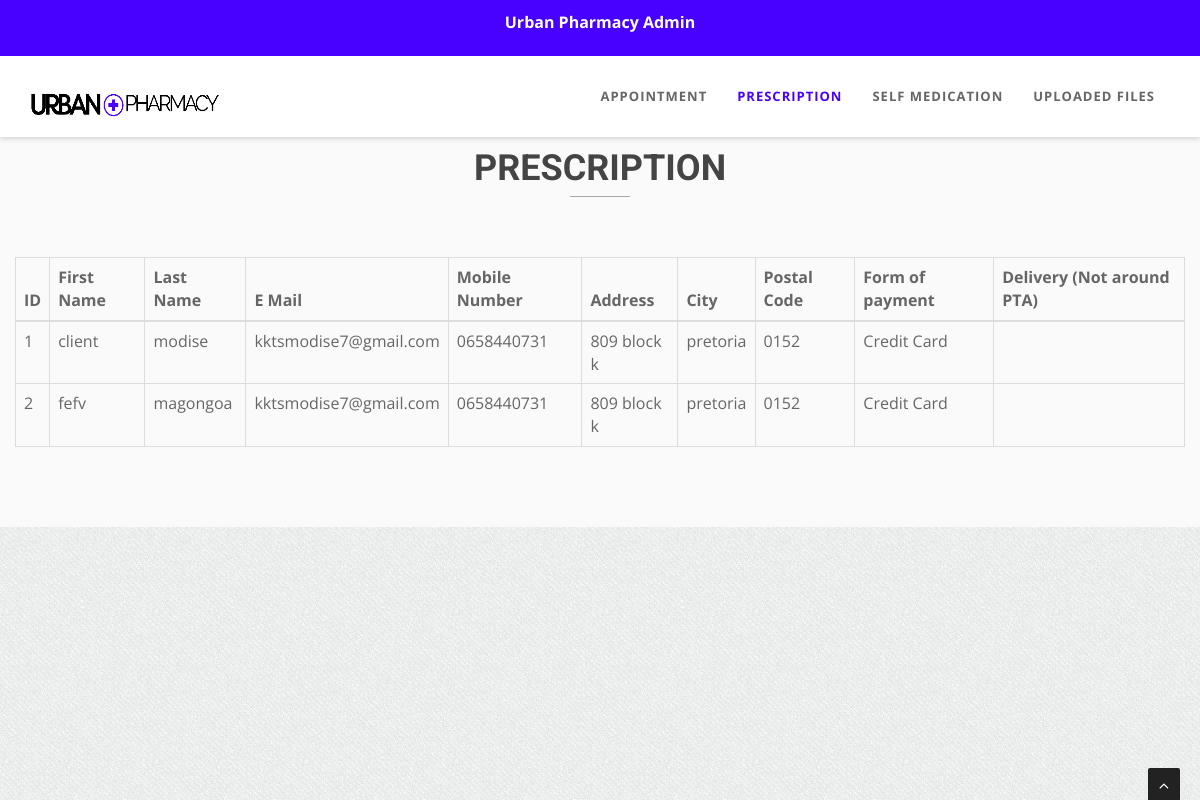
/admin_prescription.php, run on the app's committed database.
### tables this page shows
CREATE TABLE `prescription` (
  `id` int(11) NOT NULL,
  `name` varchar(50) NOT NULL,
  `surname` varchar(50) NOT NULL,
  `email` varchar(50) NOT NULL,
  `phone` varchar(10) NOT NULL,
  `stName_No` varchar(255) NOT NULL,
  `city` varchar(50) NOT NULL,
  `psCode` varchar(4) NOT NULL,
  `formOfPayment` varchar(20) NOT NULL,
  `delivery` varchar(3) NOT NULL
);

### admin_prescription.php (the view, shortened to what this page needs)
<?php
    $host='localhost';
    $username='root';
    $password='';
    $dbname = "test";
    $conn=mysqli_connect($host,$username,$password,"$dbname");
?>
<!DOCTYPE php>
<php lang="en">
<head>
    <link href="css/bootstrap.min.css" rel="stylesheet" type="text/css">
    <link href="font-awesome/css/font-awesome.min.css" rel="stylesheet" type="text/css" />
	<link rel="stylesheet" type="text/css" href="plugins/cubeportfolio/css/cubeportfolio.min.css">
	<link href="css/nivo-lightbox.css" rel="stylesheet" />
	<link href="css/nivo-lightbox-theme/default/default.css" rel="stylesheet" type="text/css" />
	<link href="css/owl.carousel.css" rel="stylesheet" media="screen" />
    <link href="css/owl.theme.css" rel="stylesheet" media="screen" />
	<link href="css/animate.css" rel="stylesheet" />
    <link href="css/style.css" rel="stylesheet">
	<link id="bodybg" href="bodybg/bg1.css" rel="stylesheet" type="text/css" />
	<link id="t-colors" href="color/default.css" rel="stylesheet">
</head>
<body id="page-top" data-spy="scroll" data-target=".navbar-custom">
<div id="wrapper">
    <nav class="navbar navbar-custom navbar-fixed-top" role="navigation">
		<div class="top-area">
			<div class="container">
				<div class="row">
					<div class="col-sm-6 col-md-12">
					<p class="bold text-center">Urban Pharmacy Admin </p>
					</div>
				</div>
			</div>
		</div>
        <div class="container navigation">
            <div class="navbar-header page-scroll">
                <a class="navbar-brand" href="admin_index.php">
                    <img src="logo.png" alt="" width="190" height="55" />
                </a>
            </div>
            <div class="collapse navbar-collapse navbar-right navbar-main-collapse">
			  <ul class="nav navbar-nav">
				<li><a href="admin_index.php">APPOINTMENT</a></li>
				<li class="active"><a href="admin_prescription.php">PRESCRIPTION</a></li>
				<li><a href="admin_self.php">SELF MEDICATION</a></li>
				<li><a href="admin_files.php">UPLOADED FILES</a></li>
			  </ul>
            </div>
        </div>
    </nav>
  <section id="pricing" class="home-section bg-gray paddingbot-60">
    <div class="container marginbot-50">
      <div class="row">
        <div class="col-lg-8 col-lg-offset-2">
          <div class="wow lightSpeedIn" data-wow-delay="0.1s">
          <div class="section-heading text-center">
          <h2 class="h-bold">PRESCRIPTION</h2>
          </div>
          </div>
          <div class="divider-short"></div>
        </div>
      </div>
    </div>
       <div class="container">
      <div class="row">
<div class="card shadow mb-8">
  <div class="card-body">
    <div class="table-responsive">
                    <?php
                    $result = mysqli_query($conn,"SELECT * FROM prescription");
                    ?>
                    <?php
                    if (mysqli_num_rows($result) > 0) {
                    ?>
                    <table class="table table-bordered" id="dataTable" width="100%" cellspacing="100">
							<thead>
							  <tr>
								<th> ID </th>
								<th> First Name </th>
								<th> Last Name </th>
								<th> E Mail </th>
								<th> Mobile Number </th>
								<th> Address </th>
								<th> City </th>
								<th> Postal Code </th>
								<th> Form of payment </th>
								<th> Delivery (Not around PTA) </th>
							  </tr>
							</thead>
                    <?php
                    while($row = mysqli_fetch_array($result)) {
                    ?>
                    <tr>
                        <td><?php echo $row["id"]; ?></td>
                        <td><?php echo $row["name"]; ?></td>
                        <td><?php echo $row["surname"]; ?></td>
						<td><?php echo $row["email"]; ?></td>
						<td><?php echo $row["phone"]; ?></td>
						<td><?php echo $row["stName_No"]; ?></td>
						<td><?php echo $row["city"]; ?></td>
						<td><?php echo $row["psCode"]; ?></td>
						<td><?php echo $row["formOfPayment"]; ?></td>
						<td><?php echo $row["Delivery (Not around PTA)"]; ?></td>
                    </tr>
                    <?php
                    }
                    ?>
                    </table>
                     <?php
                    }
                    else{
                        echo "No result found!";
                    }
                    ?>
    </div>
  </div>
</div>
      </div>
            </div>
  </section>
<a href="admin_prescription.php" class="scrollup"><i class="fa fa-angle-up active"></i></a>
</body>
</php>

### css/style.css (style rules this page uses)
body { width: 100%; height: 100%; font-family: 'Open Sans', sans-serif; font-weight: 300; color: #666; background-color: #ddd; font-size: 16px; line-height: 1.6em; }
h2 { font-size: 36px; }
h1, h2, h3, h4, h5, h6 { margin: 0 0 30px; font-family: 'Roboto', sans-serif; font-weight: 400; color: #444; line-height: 1em; }
h1.h-bold,h2.h-bold,h3.h-bold ,h4.h-bold ,h5.h-bold ,h6.h-bold { font-weight: 700; }
p { margin: 0 0 20px; }
p.bold { font-weight: 700; }
a { color: #666; -webkit-transition: all .2s ease-in-out; -moz-transition: all .2s ease-in-out; transition: all .2s ease-in-out; }
.top-area { -webkit-transition: all .4s ease-in-out; -moz-transition: all .4s ease-in-out; transition: all .4s ease-in-out; width: 100%; color: #fff; padding-top: 10px; padding-bottom: 10px; }
.top-area p { margin-bottom: 10px; }
.navbar-brand { padding-top: 15px; margin-top: 5px; padding-bottom: 0; }
.navbar.navbar-custom { width: inherit; margin: 0 auto; padding-bottom:0; box-shadow: 0 0 3px rgba(0,0,0,0.12); box-shadow: 0 1px 6px rgba(0,0,0,.2); -webkit-box-shadow: 0 1px 6px rgba(0,0,0,.2); -moz-box-shadow: 0 1px 6px rgba(0,0,0,.2); -o-box-shadow: 0 1px 6px rgba(0,0,0,.2); }
.navbar.navbar-custom .navigation { padding-bottom: 15px; }
.navbar { margin-bottom: 0; border-bottom: 1px solid rgba(255,255,255,.3); }
.navbar-brand { font-weight: 700; }
.navbar.navbar-custom.navbar-fixed-top { background: #fff; }
.navbar.navbar-custom { padding-top: 0; }
.navbar.navbar-custom ul.nav.navbar-nav { margin-top: 15px; -webkit-transition: all .4s ease-in-out; -moz-transition: all .4s ease-in-out; transition: all .4s ease-in-out; }
.navbar-custom ul.nav li a { font-size: 13px; letter-spacing: 1px; color: #666; text-transform: uppercase; font-weight: 700; background: transparent; }
.navbar-custom.navbar-fixed-top .nav li a:hover, .navbar-custom.navbar-fixed-top .nav li a:focus, .navbar-custom.navbar-fixed-top .nav li.active a, .navbar-custom.navbar-fixed-top .nav li.active { outline: 0; background: none; }
.divider-short { display: block; width: 60px; height: 1px; margin: 0 auto; margin-bottom: 10px; }
.marginbot-50 { margin-bottom:50px !important; }
.paddingbot-60 { padding-bottom:60px !important; }
.home-section { padding-top: 150px; display:block; position:relative; z-index:120; background-color: #fff; }
.section-heading h2 { margin-bottom: 10px; }
.divider-short,.color-dark .divider-short,.bg-gray .divider-short { background: #aaa; }
.bg-gray { background: #fafafa; }
.scrollup { position:fixed; width:32px; height:32px; bottom:0px; right:20px; background: #222; -webkit-border-radius: 2px 2px 0 0; -moz-border-radius: 2px 2px 0 0; border-radius: 2px 2px 0 0; }
a.scrollup { outline:0; text-align: center; }
a.scrollup i { margin-top: 10px; color: #fff; }

### bodybg/bg1.css (style rules this page uses)
body { background: url(../img/bodybg/bg1.png) repeat left top; }

### color/default.css (style rules this page uses)
.top-area { background: #4800ff; }
.navbar-custom.top-nav-collapse .nav li a:hover, .navbar-custom .nav li a:hover, .navbar-custom .nav li.active a,.navbar-custom.top-nav-collapse .nav li.active a { color: #4800ff; }

### data on the page
prescription: id "1", name "client", surname "modise", email "kktsmodise7@gmail.com", phone "0658440731", stName_No "809 block k", city "pretoria", psCode "0152", formOfPayment "Credit Card"
prescription: id "2", name "fefv", surname "magongoa", email "kktsmodise7@gmail.com", phone "0658440731", stName_No "809 block k", city "pretoria", psCode "0152", formOfPayment "Credit Card"
